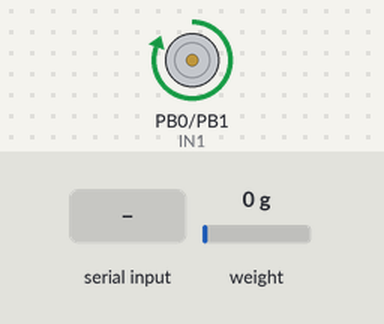
Bench run of a program on a simulated ATmega328P, built with avr-gcc and emulated at 16 MHz. Shown: motor-driver pin pairs drawn as motors (green arrow = first pin HIGH = forward, orange = second pin HIGH = backward, longer = more drive). Wiring (inferred from the names in the program): HX711 load-cell converter: data PD2; SCK PD3. Inputs (shaded band) come from the test bench; at power-on: weight on the scale 0 g. What the program prints to the serial monitor is not drawn.

Above: at 0.1 s.
At 1.2 s:
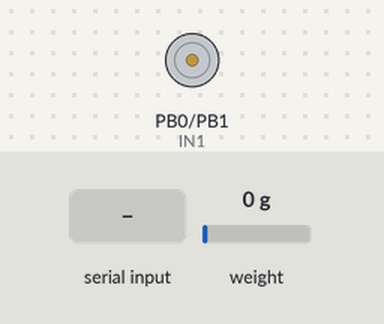
1.3 s: byte 10 ('\n') received over Serial
At 2.0 s:
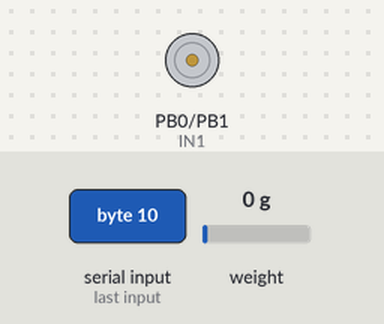
Timing chart, 0 to 4.3 s (numbered marks = the images above; inputs shaded):
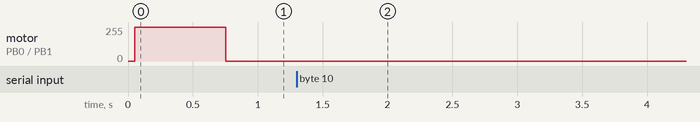

The program:

main.c
```c
/*
 * I2C_Weight_Slave.c
 *
 * Esclavo I2C con HX711 y control de motor DC
 */

#define F_CPU 16000000UL
#include <avr/io.h>
#include <util/delay.h>
#include <avr/interrupt.h>
#include <stdlib.h>
#include <stdio.h>
#include "I2C.h"
#include "UART.h"

#define SlaveAddress 0x20

// HX711
#define HX711_DT   PD2
#define HX711_SCK  PD3
#define HX711_DDR  DDRD
#define HX711_PIN  PIND
#define HX711_PORT PORTD

// Motor
#define H_DDR   DDRB
#define H_PORT  PORTB
#define IN1     PB0
#define IN2     PB1

// Variables
volatile uint8_t command = 0;
volatile long weight_value = 0;

// ---------------- HX711 ----------------
void HX711_init(void) {
    HX711_DDR &= ~(1<<HX711_DT);   // DT entrada
    HX711_DDR |= (1<<HX711_SCK);   // SCK salida
    HX711_PORT &= ~(1<<HX711_SCK);
}

long HX711_read(void) {
    unsigned long count = 0;
    while(HX711_PIN & (1<<HX711_DT)); // espera a que esté listo

    for (uint8_t i=0; i<24; i++) {
        HX711_PORT |= (1<<HX711_SCK);
        _delay_us(1);
        count = count << 1;
        HX711_PORT &= ~(1<<HX711_SCK);
        _delay_us(1);
        if (HX711_PIN & (1<<HX711_DT)) count++;
    }
    // pulso extra (ganancia 128 canal A)
    HX711_PORT |= (1<<HX711_SCK);
    _delay_us(1);
    HX711_PORT &= ~(1<<HX711_SCK);
    _delay_us(1);

    if (count & 0x800000) {
        count |= 0xFF000000; // sign extend
    }
    return (long)count;
}

// ---------------- Motor ----------------
void Motor_Stop(void) {
    H_PORT &= ~((1<<IN1)|(1<<IN2));
}
void Motor_Up(void) {
    H_PORT |= (1<<IN1);
    H_PORT &= ~(1<<IN2);
}
void Motor_Down(void) {
    H_PORT |= (1<<IN2);
    H_PORT &= ~(1<<IN1);
}
void Motor_Init(void) {
    H_DDR |= (1<<IN1) | (1<<IN2);
    Motor_Stop();
}

// ---------------- I2C ISR ----------------
ISR(TWI_vect) {
    static uint8_t byte_index = 0;

    uint8_t status = TWSR & 0xF8;
    switch (status) {
        case 0x60: // SLA+W recibido
            TWCR = (1<<TWINT)|(1<<TWEN)|(1<<TWIE)|(1<<TWEA);
            break;

        case 0x80: // dato recibido
            command = TWDR;
            if (command == 'U') Motor_Up();
            else if (command == 'D') Motor_Down();
            else if (command == 'S') Motor_Stop();
            TWCR = (1<<TWINT)|(1<<TWEN)|(1<<TWIE)|(1<<TWEA);
            break;

        case 0xA8: // SLA+R recibido
        case 0xB8: { // transmitiendo datos
            uint8_t *ptr = (uint8_t*)&weight_value;
            TWDR = ptr[byte_index];
            byte_index++;
            if (byte_index >= 4) byte_index = 0;
            TWCR = (1<<TWINT)|(1<<TWEN)|(1<<TWIE)|(1<<TWEA);
            break;
        }

        case 0xC0: // último byte transmitido, NACK recibido
        case 0xC8: // transmisión finalizada
            byte_index = 0;
            TWCR = (1<<TWINT)|(1<<TWEN)|(1<<TWIE)|(1<<TWEA);
            break;

        default:
            TWCR = (1<<TWINT)|(1<<TWEN)|(1<<TWIE)|(1<<TWEA);
            break;
    }
}

// ---------------- MAIN ----------------
int main(void) {
    UART_init();
    HX711_init();
    Motor_Init();
    I2C_Slave_Init(SlaveAddress);
    sei();

    UART_write_txt("\r\nEsclavo I2C - Peso + Motor DC listo!\r\n");

    while (1) {
        weight_value = HX711_read();   // valor crudo
        char buffer[32];
        sprintf(buffer, "Peso: %ld\r\n", weight_value);
        UART_write_txt(buffer);

		Motor_Up();
		_delay_ms(700);
		Motor_Stop();
		_delay_ms(800);
		Motor_Up();
		_delay_ms(700);
		Motor_Stop();
		_delay_ms(800);
		Motor_Up();
		_delay_ms(700);
		Motor_Stop();
		_delay_ms(800);
		Motor_Down();
		_delay_ms(1250);
		Motor_Stop();
		_delay_ms(3000);
		/*Motor_Down();
		_delay_ms(1050);
		Motor_Stop();
        _delay_ms(800);*/
    }
}
```

I2C.c
```c
/*
 * I2C.c
 *
 * Created: 1/08/2025 07:14:56
 *  Author: valen
 */

#include "I2C.h"
//***************************************************************
// Funcion para inicializar I2C Maestro
//***************************************************************
void I2C_Master_Init(unsigned long SCL_Clock, uint8_t Prescaler) {

    DDRC &= ~((1 << DDC4) | (1 << DDC5));  // Pines de I2C como entradas

    switch (Prescaler) {
        case 1:
            TWSR &= ~((1 << TWPS1) | (1 << TWPS0));
            break;
        case 4:
            TWSR &= ~(1 << TWPS1);
            TWSR |= (1 << TWPS0);
            break;
        case 16:
            TWSR &= ~(1 << TWPS0);
            TWSR |= (1 << TWPS1);
            break;
        case 64:
            TWSR |= (1 << TWPS1) | (1 << TWPS0);
            break;
		default:
			TWSR &= ~((1 << TWPS1) | (1 << TWPS0));
			Prescaler=1;
			break;

    }
	TWBR = (((16000000)/SCL_Clock)-16)/(2*Prescaler); //Debe ser mayor a 10 para operar de forma estable
	TWCR |= (1<<TWEN);
}

//************************************************************************
// Funcion de inicio de la comunicacion I2C
//************************************************************************
void I2C_Master_Start(void){
    //uint8_t estado;

    TWCR = (1<<TWINT) | (1<<TWSTA) | (1<<TWEN); // Iniciar condición de start
    while(!(TWCR & (1<<TWINT))); // Espera a que termine la flag TWINT

}

//************************************************************************
// Funcion de parada de la comunicacion I2C
//************************************************************************
void I2C_Master_Stop(void){
    TWCR = (1<<TWEN) | (1<<TWINT) | (1<<TWSTO); // Inicia el envío secuencia parada STOP
}

//************************************************************************
// Función de transmisión de datos del maestro al esclavo
// Retorna 1 si hubo un error o 0 si el esclavo ha recibido
// el dato
//************************************************************************
uint8_t I2C_Master_Write(uint8_t dato){
    uint8_t estado;

    TWDR = dato;  // Cargar el dato
    TWCR = (1<<TWEN) | (1<<TWINT); // Inicia el envío

    while(!(TWCR & (1<<TWINT))); // Espera al flag TWINT

    estado = TWSR & 0xF8; // Verificar estado

    // Verificar si se transmitió una SLA + W con ACK, SLA + R con ACK, o un Dato con ACK
    if(estado == 0x18 || estado == 0x28 || estado == 0x40){
        return 1;
    }else{
        return estado;
    }
}

//************************************************************************
// Función de recepción de datos enviados por el esclavo al maestro
// Esta función es para leer los datos que están en el esclavo
//************************************************************************
uint8_t I2C_Master_Read(uint8_t *buffer, uint8_t ack){
    uint8_t estado;

    if(ack){
        TWCR |= (1<<TWEA);  // Lectura con ACK
    }else{
        TWCR &= ~(1<<TWEA); // Lectura sin ACK
    }

    TWCR |= (1<<TWINT); // Iniciamos la lectura
    while(!(TWCR & (1<<TWINT))); // Espera al flag TWINT

    estado = TWSR & 0xF8; // Verificar estado

    // Verificar dato leído con ACK o sin ACK
    if(estado == 0x58 || estado == 0x50){
        *buffer = TWDR;
        return 1;
    }else{
        return estado;
    }
}

//*****************************************************************************
// Funcion para inicializar I2C Esclavo
//*****************************************************************************

void I2C_Slave_Init(uint8_t address) {
    DDRC &= ~((1<<DDC4)|(1<<DDC5));  // Pines de I2C como entradas

    TWAR = address << 1;  // Se asigna la direccion que tendra
    // TWAR = (address << 1 | 0x01);  // Se asigna la direccion que tendra y habilita llamada gen

    // Se habilita la interfaz, ACK automático, se habilita la ISR
    TWCR = (1<<TWEA) | (1<<TWEN) | (1<<TWIE);
}
```

I2C.h
```c
/*
 * IncFile1.h
 *
 * Created: 1/08/2025 07:13:11
 *  Author: valen
 */


#ifndef INCFILE1_H_
#define INCFILE1_H_

#include <avr/io.h>
#include <stdint.h>

// Funcion para inicializar I2C Maestro
void I2C_Master_Init(unsigned long SCL_Clock, uint8_t Prescaler);

// Funcion de inicio de la comunicacion I2C
void I2C_Master_Start(void);

// Funcion de parada de la comunicacion I2C
void I2C_Master_Stop(void);

// Funcion de transmision de datos del maestro al esclavo
// (Devolvera un 0 si el esclavo ha recibido el dato)
uint8_t I2C_Master_Write(uint8_t dato);

// Funcion de recepcion de datos enviados por el esclavo al maestro
// (Lee los datos que estan en el esclavo)
uint8_t I2C_Master_Read(uint8_t *buffer, uint8_t ack);

// Funcion para inicializar I2C Esclavo
void I2C_Slave_Init(uint8_t address);


#endif /* INCFILE1_H_ */
```

UART.h
```c
void UART_init(void);						// función para iniciar el USART AVR asíncrono, 8 bits, 9600 baudios,
unsigned char UART_read(void);				// función para la recepción de caracteres
void UART_write(unsigned char);				// función para la transmisión de caracteres
void UART_msg(char*);						// función para la transmisión de cadenas de caracteres

void UART_init(void)
{
	DDRD |= (1<<1);							//PD1	COMO SALIDA TXa
	DDRD &= ~(1<<0);						//PD0	COMO ENTRADA RX
	UCSR0A = (0<<TXC0)|(0<<U2X0)|(0<<MPCM0);
	UCSR0B = (1<<RXCIE0)|(0<<TXCIE0)|(0<<UDRIE0)|(1<<RXEN0)|(1<<TXEN0)|(0<<UCSZ02)|(0<<TXB80);
	UCSR0C = (0<<UMSEL01)|(0<<UMSEL00)|(0<<UPM01)|(0<<UPM00)|(0<<USBS0)|(1<<UCSZ01)|(1<<UCSZ00)|(0<<UCPOL0);
	UBRR0 = 103;							//NO DUPLICA VELOCIDAD 9600B A 160000
}

unsigned char UART_read(void)
{
	if(UCSR0A&(1<<7))						//si el bit7 del registro UCSR0A se ha puesto a 1
	return UDR0;						//devuelve el dato almacenado en el registro UDR0
	else
	return 0;
}

void UART_read_txt(char *buffer, uint8_t max_len) {
	uint8_t i = 0;
	char c;

	while (i < (max_len - 1)) {
		// Espera a que llegue un carácter válido
		while (!(UCSR0A & (1 << RXC0)));
		c = UDR0;

		// Si llega un ENTER (fin de línea), se detiene
		if (c == '\n' || c == '\r') {
			break;
		}

		buffer[i++] = c;  // Guarda el carácter recibido
	}

	buffer[i] = '\0';  // Termina la cadena con NULL
}


void UART_write(unsigned char caracter)
{
	while(!(UCSR0A&(1<<5)));				// mientras el registro UDR0 esté lleno espera
	UDR0 = caracter;						//cuando el el registro UDR0 está vacio se envia el caracter
}

void UART_write_txt(char* cadena)			//cadena de caracteres de tipo char
{
	while(*cadena !=0x00)
	{
		UART_write(*cadena);				//transmite los caracteres de cadena
		cadena++;							//incrementa la ubicación de los caracteres en cadena
		//para enviar el siguiente caracter de cadena
	}
}
```

Measured:
- after the input at 1.3 s, motor on PB0 (IN1) / PB1 (IN2): stops changing and stays stopped
